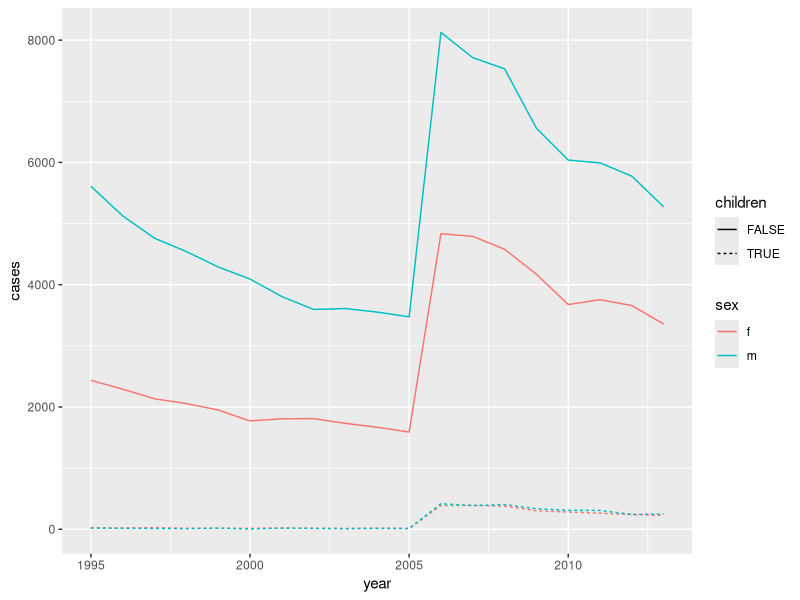

Generate this figure with R:
## ---- chunk 1
knitr::opts_chunk$set(cache = FALSE, message = FALSE, warning = FALSE, echo = TRUE)
library(tidyverse)
## ---- chunk 2
who
## ---- chunk 3
colnames(who)
## ---- chunk 4
who_longer <- who %>% 
  pivot_longer(
    cols = new_sp_m014:newrel_f65,  # notice we can refer to groups of columns without naming each one
    names_to = "key", 
    values_to = "cases", 
    values_drop_na = TRUE # if a cell is empty, we do not keep it in the tidy version
  )

who_longer
## ---- chunk 5
who_separate <- who_longer %>% 
  mutate(key = str_replace(key, "newrel", "new_rel")) %>%
  separate(key, c("new", "type", "sexage"), sep = "_") %>%
  separate(sexage, c("sex", "age"), sep = 1)

who_separate
## ---- chunk 6
who_tidy = who %>%
  pivot_longer(
    cols = new_sp_m014:newrel_f65, 
    names_to = "key", 
    values_to = "cases", 
    values_drop_na = TRUE # if a cell is empty, we do not keep it in the tidy version
  ) %>%
  mutate(key = str_replace(key, "newrel", "new_rel")) %>%
  separate(key, c("new", "type", "sexage"), sep = "_") %>%
  separate(sexage, c("sex", "age"), sep = 1)

who_tidy
## ---- chunk 7
who_tidy %>% 
  # We'll show just U.S. data here, but the point is we could now do this for any country with our tidy dataset!
  filter(country == "United States of America") %>% 
  mutate(children = age == "014") %>%
  group_by(year, sex, children) %>% 
  summarize(cases = sum(cases)) %>% 

ggplot(aes(year, cases)) +
  geom_line(aes(color = sex, linetype = children))
